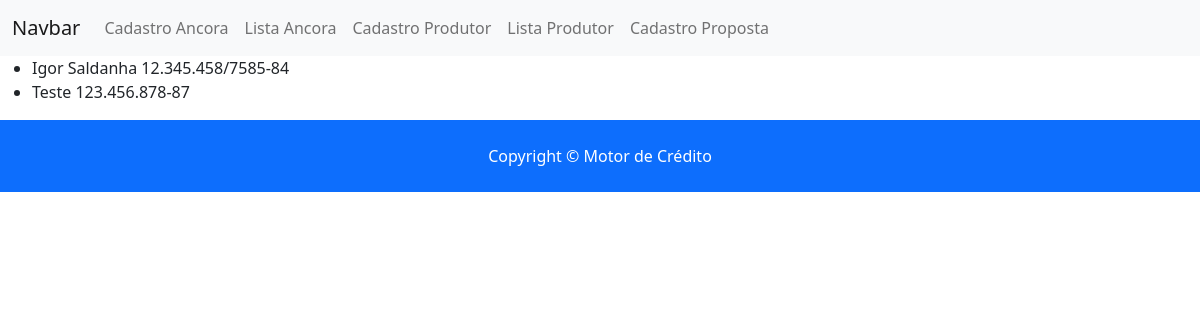
The app's page /cadastro_ancora/lista_ancoras/, older data.
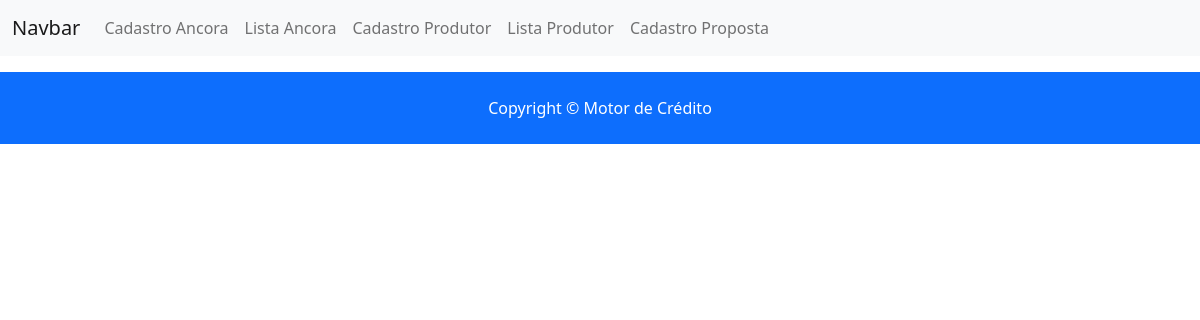
The same page, newer data.
### cadastro_ancora/models.py (models this page shows, shortened)
class Ancora(models.Model):
    name = models.CharField(max_length=30)
    valor_cpf_cnpj = models.CharField(max_length=18)

### cadastro_ancora/views.py (the view)
# urls.py: path('lista_ancoras/', views.AncoraListView.as_view(), name='lista_ancoras'),
class AncoraListView(ListView):
    model = models.Ancora
    template_name = 'cadastro_ancora/pages/ancora_list.html'
    queryset = models.Ancora.objects.order_by('name')
    context_object_name = "ancora_list_object"

### cadastro_ancora/templates/cadastro_ancora/pages/ancora_list.html
{% extends 'base.html' %}
{% block content %}
<ul>
    {% for ancora in ancora_list_object %}
        <li> {{ancora.name}} {{ancora.valor_cpf_cnpj}} </li>
    {% endfor %}
</ul>
{% endblock %}

### templates/base.html (shortened to what this page needs)
{% load static %}
<!DOCTYPE html>
<html lang="en">
<head>
    <link href="https://cdn.jsdelivr.net/npm/bootstrap@5.2.0/dist/css/bootstrap.min.css" rel="stylesheet">
</head>
<body>
    {% include 'partials/_navbar.html' %}
    {% block content %}
    {% endblock %}
    {% include 'partials/_footer.html' %}
</body>
</html>

### templates/partials/_navbar.html (shortened to what this page needs)
 {% load static %}
 <nav class="navbar navbar-expand-lg bg-light">
  <div class="container-fluid">
    <a class="navbar-brand" href="#">Navbar</a>
    <div class="collapse navbar-collapse" id="navbarNavAltMarkup">
      <div class="navbar-nav">
        <a class="nav-link" href="{% url 'cadastro_ancora:cadastro' %}">Cadastro Ancora</a>
        <a class="nav-link" href="{% url 'cadastro_ancora:lista_ancoras' %}">Lista Ancora</a>
        <a class="nav-link" href="{% url 'cadastro_produtor:cadastro_produtor' %}">Cadastro Produtor</a>
        <a class="nav-link" href="{% url 'cadastro_produtor:lista_produtor' %}">Lista Produtor</a>
        <a class="nav-link" href="#">Cadastro Proposta</a>
      </div>
    </div>
  </div>
</nav>

### templates/partials/_footer.html (shortened to what this page needs)
  <footer id="main-footer" class="py-4 bg-primary text-white text-center">
    Copyright &copy;
     Motor de Crédito
  </footer>

Row changes from the older to the newer data that the page shows:
removed Ancora: name "Igor Saldanha", valor_cpf_cnpj "12.345.458/7585-84"
removed Ancora: name "Teste", valor_cpf_cnpj "123.456.878-87"
